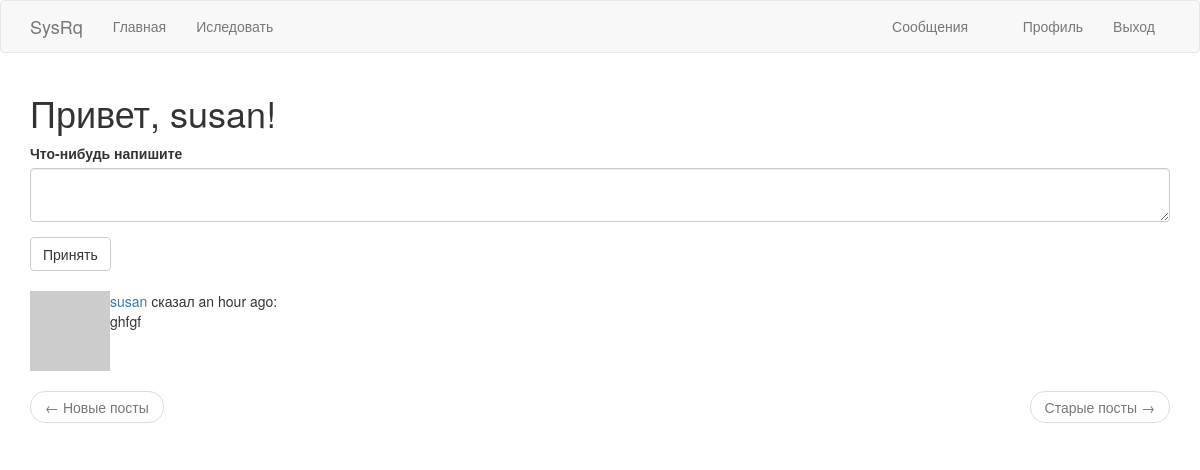
The app's page /index (signed in) with its own data.
### app/models.py (models this page shows, shortened)
class User(UserMixin, db.Model):
    id = db.Column(db.Integer, primary_key=True)
    username = db.Column(db.String(64), index=True, unique=True)
    email = db.Column(db.String(120), index=True, unique=True)
    password_hash = db.Column(db.String(128))
    posts = db.relationship('Post', backref='author', lazy='dynamic')
    about_me = db.Column(db.String(140))
    last_seen = db.Column(db.DateTime, default=datetime.utcnow)
    followed = db.relationship(
        'User', secondary=followers,
        primaryjoin=(followers.c.follower_id == id),
        secondaryjoin=(followers.c.followed_id == id),
        backref=db.backref('followers', lazy='dynamic'), lazy='dynamic')
    messages_sent = db.relationship('Message',
                                    foreign_keys='Message.sender_id',
                                    backref='author', lazy='dynamic')
    messages_received = db.relationship('Message',
                                        foreign_keys='Message.recipient_id',
                                        backref='recipient', lazy='dynamic')
    last_message_read_time = db.Column(db.DateTime)
    notifications = db.relationship('Notification', backref='user',
                                    lazy='dynamic')
    def new_messages(self):
        last_read_time = self.last_message_read_time or datetime(1900, 1, 1)
        return Message.query.filter_by(recipient=self).filter(
            Message.timestamp > last_read_time).count()
    def avatar(self, size):
        digest = md5(self.email.lower().encode('utf-8')).hexdigest()
        return 'https://www.gravatar.com/avatar/{}?d=identicon&s={}'.format(
            digest, size)
    def followed_posts(self):
        followed = Post.query.join(
            followers, (followers.c.followed_id == Post.user_id)).filter(
            followers.c.follower_id == self.id)
        own = Post.query.filter_by(user_id=self.id)
        return followed.union(own).order_by(Post.timestamp.desc())

class Post(db.Model):
    id = db.Column(db.Integer, primary_key=True)
    body = db.Column(db.String(140))
    timestamp = db.Column(db.DateTime, index=True, default=datetime.utcnow)
    user_id = db.Column(db.Integer, db.ForeignKey('user.id'))

### app/routes.py (the view)
@app.route('/', methods=['GET', 'POST'])
@app.route('/index', methods=['GET', 'POST'])
@login_required
def index():
    form = PostForm()
    if form.validate_on_submit():
        post = Post(body=form.post.data, author=current_user)
        db.session.add(post)
        db.session.commit()
        flash('Ура, вы создали пост!')
        return redirect(url_for('index'))
    page = request.args.get('page', 1, type=int)
    posts = current_user.followed_posts().paginate(
        page, app.config['POSTS_PER_PAGE'], False)
    next_url = url_for('index', page=posts.next_num) \
        if posts.has_next else None
    prev_url = url_for('index', page=posts.prev_num) \
        if posts.has_prev else None
    return render_template('index.html', title='Главная страница', form=form, posts=posts.items, next_url=next_url,
                           prev_url=prev_url)

### app/forms.py
class PostForm(FlaskForm):
    post = TextAreaField('Что-нибудь напишите', validators=[
        DataRequired(), Length(min=1, max=140)])
    submit = SubmitField('Принять')

### app/models.py (called while the page is built)
@login.user_loader
def load_user(id):
    return User.query.get(int(id))

### app/routes.py (called while the page is built)
@app.before_request
def before_request():
    if current_user.is_authenticated:
        current_user.last_seen = datetime.utcnow()
        db.session.commit()

### app/templates/index.html
{% extends "base.html" %}
{% import 'bootstrap/wtf.html' as wtf %}
{% block app_content %}
    <h1>Привет, {{ current_user.username }}!</h1>
    {% if form %}
    {{ wtf.quick_form(form) }}
    <br>
    {% endif %}
    {% for post in posts %}
        {% include '_post.html' %}
    {% endfor %}
    <nav aria-label="...">
        <ul class="pager">
            <li class="previous{% if not prev_url %} disabled{% endif %}">
                <a href="{{ prev_url or '#' }}">
                    <span aria-hidden="true">&larr;</span> {{ ('Новые посты') }}
                </a>
            </li>
            <li class="next{% if not next_url %} disabled{% endif %}">
                <a href="{{ next_url or '#' }}">
                    {{ ('Старые посты') }} <span aria-hidden="true">&rarr;</span>
                </a>
            </li>
        </ul>
    </nav>
{% endblock %}

### app/templates/_post.html
 <table>
        <tr valign="top">
            <td><img src="{{ post.author.avatar(70) }}"></td>
            <td>
                <a href="{{ url_for('user', username=post.author.username) }}">
                    {{ post.author.username }}
                </a>
                сказал {{ moment(post.timestamp).fromNow() }}:
            <br>
            {{ post.body }}
            </td>
        </tr>
    </table>

### records on screen
User: username "susan"
Post: author.username "susan", timestamp "an hour ago", body "ghfgf"

### other values on screen
{{ ('Главная') }} "Главная"
{{ ('Иследовать') }} "Иследовать"
{{ ('Сообщения') }} "Сообщения"
{{ ('Профиль') }} "Профиль"
{{ ('Выход') }} "Выход"
{{ ('Новые посты') }} "Новые посты"
{{ ('Старые посты') }} "Старые посты"
